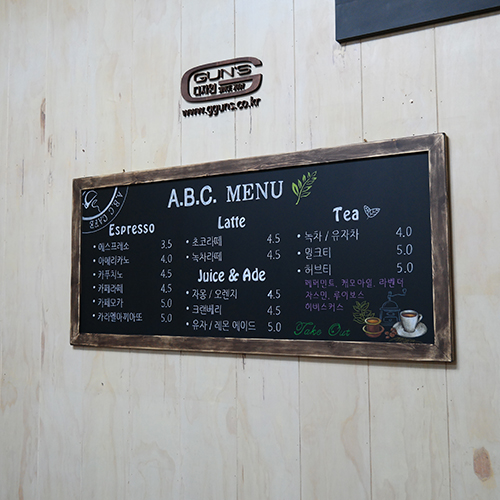
#> input picture app/assets/test_image.jpg, 500 x 500 px
$ python -i main.py   (imports and definitions only)
#> lines starting #> are read from the running program, lines starting #| are printed output that depends on the picture; after the words box and inside, x2 and y2 are one past the last pixel; in counts of white or black regions, pixels touching at a corner belong together
from fastapi import FastAPI, File, UploadFile
import cv2
import imutils
from imutils.perspective import four_point_transform
from enum import Enum
import io
import os
import uuid
from google.cloud import vision
from dotenv import load_dotenv

class FeatureType(Enum):
    PAGE = 1
    BLOCK = 2
    PARA = 3
    WORD = 4
    SYMBOL = 5

def crop(img_path: str):
#> called with img_path = '../app/assets/test_image.jpg'
    big_img = cv2.imread(img_path)
#> big_img is the input picture: shape (500, 500, 3); mean B, G, R 146.6, 145.7, 144.1
    ratio = big_img.shape[0] / 500.0
#> ratio = 1
    org = big_img.copy()
    img = imutils.resize(big_img, height=500)

    gray_img = cv2.cvtColor(img.copy(), cv2.COLOR_BGR2GRAY)
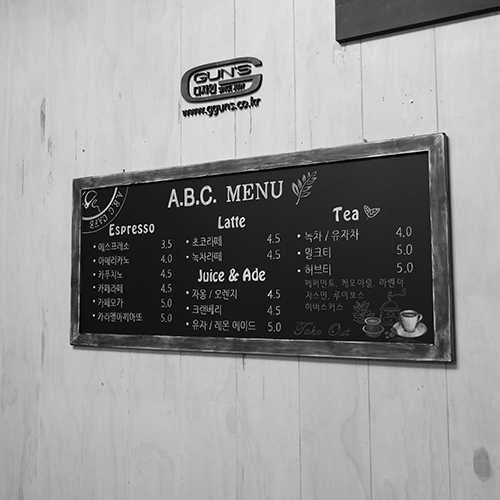
#> gray_img: shape (500, 500); min 0, max 255, mean 145.4
    blur_img = cv2.GaussianBlur(gray_img, (5, 5), 0)
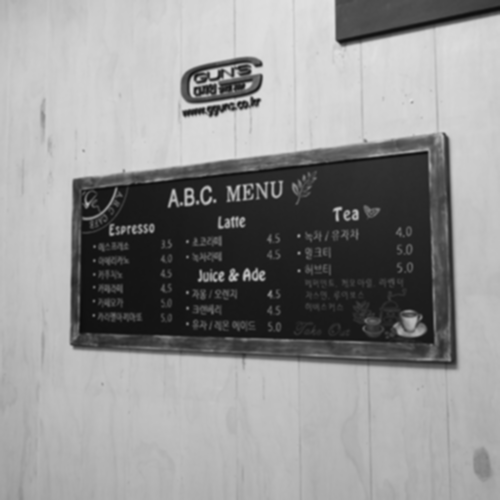
#> blur_img: shape (500, 500); min 13, max 227, mean 145.4
    edged_img = cv2.Canny(blur_img, 75, 200)
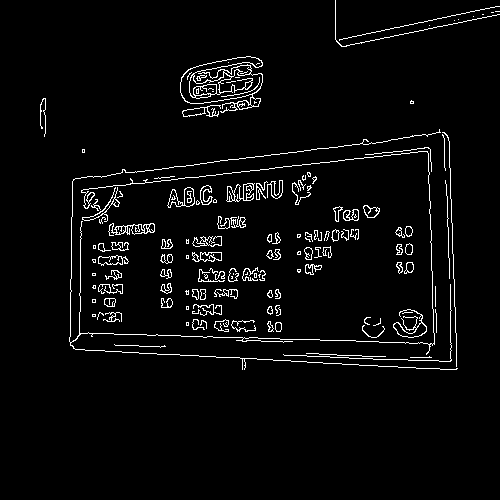
#> edged_img: shape (500, 500); 3.7% white in thin lines or dots, all inside (x1, y1, x2, y2) = (40, 0, 500, 370)

    cnts, _ = cv2.findContours(edged_img.copy(), cv2.RETR_LIST, cv2.CHAIN_APPROX_SIMPLE)
#> cnts = 259 contours, 151 with area under 20; largest, box (x1, y1, x2, y2) and area: (180, 56, 263, 113) 2633, (180, 56, 263, 104) 1672, (226, 183, 255, 202) 299, (167, 187, 195, 208) 288, (108, 223, 155, 236) 272
    cnts = sorted(cnts, key=cv2.contourArea, reverse=True)[:5]
#> cnts = 5 contours; box (x1, y1, x2, y2) and area: (180, 56, 263, 113) 2633, (180, 56, 263, 104) 1672, (226, 183, 255, 202) 299, (167, 187, 195, 208) 288, (108, 223, 155, 236) 272
    doc = None  # Initialize doc to None
    for c in cnts:
        peri = cv2.arcLength(c, True)
        approx = cv2.approxPolyDP(c, 0.02 * peri, True)
        if len(approx) == 4:
            doc = approx
            break
        else:
            result = img  # 꼭짓점이 인식되지 않았을 경우 원본이미지 반환
            return result
#> this loop made 1 pass
#> peri on pass 1: 651.7

    if doc is None:  # Check if doc is assigned
        result = img
        return result  # Return if doc is not assigned

    p = []
    for d in doc:
        tuple_point = tuple(d[0])
        cv2.circle(img, tuple_point, 3, (0, 0, 255), 4)
        p.append(tuple_point)
    # cv2.imwrite(cornered_path, img)     #확인용

    result = four_point_transform(org, doc.reshape(4, 2) * ratio)
    return result


# [1 line not run here, left out]

# BASE_DIR = os.path.dirname(os.path.abspath(os.path.abspath(_)))
BASE_DIR = os.path.dirname(os.path.abspath(__file__))
# [1 line not run here, left out]
UPLOAD_DIR = "./tmp"
os.environ['GOOGLE_APPLICATION_CREDENTIALS'] = './api-key.json'


# [57 lines not run here, left out]

>>> result = crop('../app/assets/test_image.jpg')
